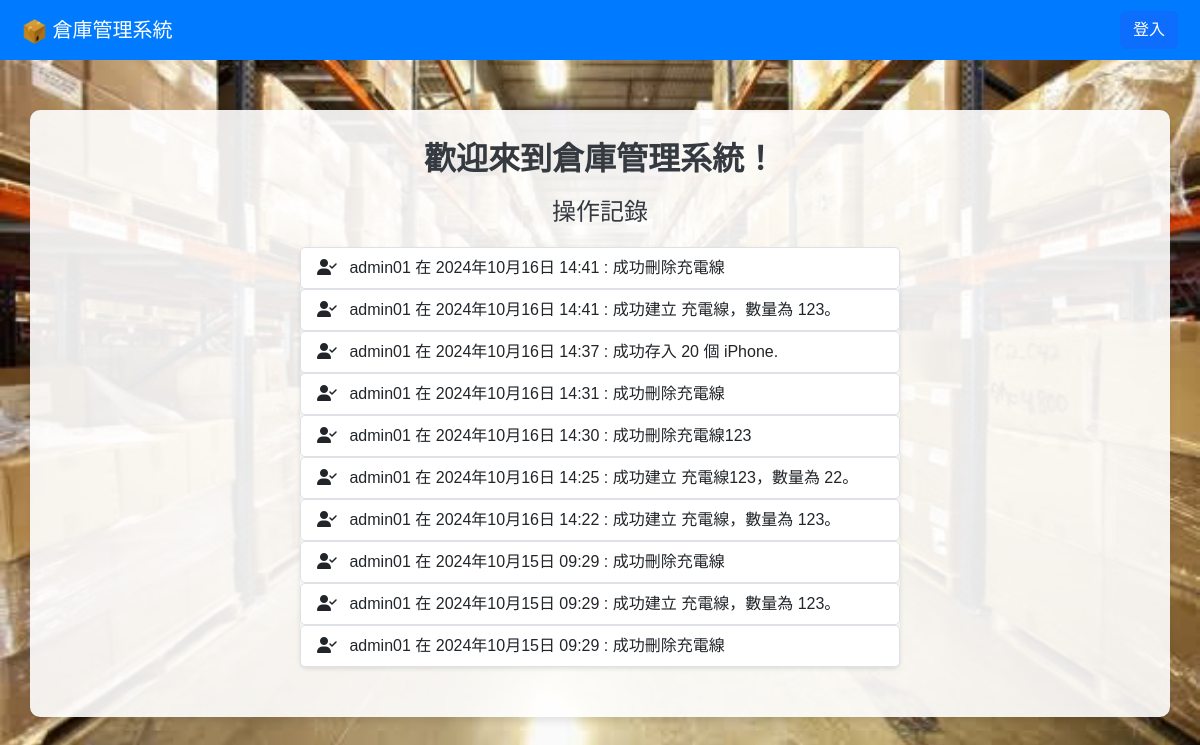
The page / on the database its author committed.
### myapp/models.py (models this page shows, shortened)
class ActivityLog(models.Model):
    user = models.ForeignKey(User, on_delete=models.CASCADE)
    action = models.CharField(max_length=255)  # 動作描述
    timestamp = models.DateTimeField(auto_now_add=True)  # 記錄時間

### myapp/views.py (the view)
# urls.py: path('', views.home_view, name='home'),
def home_view(request):
    user = request.user  # 獲取登入者資訊
    logs = ActivityLog.objects.order_by('-timestamp')[:10]  # 只顯示最近的10條記錄
    return render(request, 'home.html', {'user': user,'logs': logs})

### templates/home.html (shortened to what this page needs)
<!DOCTYPE html>
<html lang="en">
<head>
    {% load static %}
    <link rel="stylesheet" href="{% static 'css/bootstrap.min.css' %}"/>
    <link rel="stylesheet" href="https://cdn.jsdelivr.net/npm/bootstrap@5.3.0/dist/css/bootstrap.min.css">
</head>
<body>
    <nav class="navbar navbar-expand-lg navbar-custom nav-dark">
        <div class="container-fluid">
            <a class="navbar-brand" href="{% url 'home' %}"><img src="{% static 'images/Box_ico.ico' %}" width="25px" height="25px">&nbsp;倉庫管理系統</a>
            <div class="collapse navbar-collapse" id="navbarNav">
                <ul class="navbar-nav ms-auto">
                    {% if user.is_authenticated %}
                        <li class="nav-item">
                            {% if user.first_name or user.last_name %}
                                <a class="nav-link">你好, {{ user.last_name }}{{ user.first_name }}!</a>
                            {% else %}
                                <a class="nav-link">你好, {{ user.username }}!</a>
                            {% endif %}
                        </li>
                        <li class="nav-item">
                            <form method="POST" action="{% url 'logout' %}" class="d-inline">
                                {% csrf_token %}
                                <button type="submit" class="btn btn-danger">登出</button>
                            </form>
                        </li>
                    {% else %}
                        <li class="nav-item">
                            <a href="{% url 'login' %}" class="btn btn-primary">登入</a>
                        </li>
                    {% endif %}
                </ul>
            </div>
        </div>
    </nav>
    <div class="container welcome-container">
        <h1 class="header-title">歡迎來到倉庫管理系統！</h1>
        <h2 class="record-title">操作記錄</h2>
        <div class="log-list">
            <ul class="list-group">
                {% for log in logs %}
                    <li class="list-group-item d-flex justify-content-between align-items-center">
                        <div>
                            <i class="fas fa-user-check me-2"></i>
                            {{ log.user.username }} 在 {{ log.timestamp|date:"Y年m月d日 H:i" }} : {{ log.action }}
                        </div>
                    </li>
                {% empty %}
                    <li class="list-group-item">目前沒有操作記錄。</li>
                {% endfor %}
            </ul>
        </div>
    </div>
</body>
</html>

### rows shown on the page
ActivityLog: user.username "admin01", timestamp "2024年10月16日 14:41", action "成功刪除充電線"
ActivityLog: user.username "admin01", timestamp "2024年10月16日 14:41", action "成功建立 充電線，數量為 123。"
ActivityLog: user.username "admin01", timestamp "2024年10月16日 14:37", action "成功存入 20 個 iPhone."
ActivityLog: user.username "admin01", timestamp "2024年10月16日 14:31", action "成功刪除充電線"
ActivityLog: user.username "admin01", timestamp "2024年10月16日 14:30", action "成功刪除充電線123"
ActivityLog: user.username "admin01", timestamp "2024年10月16日 14:25", action "成功建立 充電線123，數量為 22。"
ActivityLog: user.username "admin01", timestamp "2024年10月16日 14:22", action "成功建立 充電線，數量為 123。"
ActivityLog: user.username "admin01", timestamp "2024年10月15日 09:29", action "成功刪除充電線"
ActivityLog: user.username "admin01", timestamp "2024年10月15日 09:29", action "成功建立 充電線，數量為 123。"
ActivityLog: user.username "admin01", timestamp "2024年10月15日 09:29", action "成功刪除充電線"
